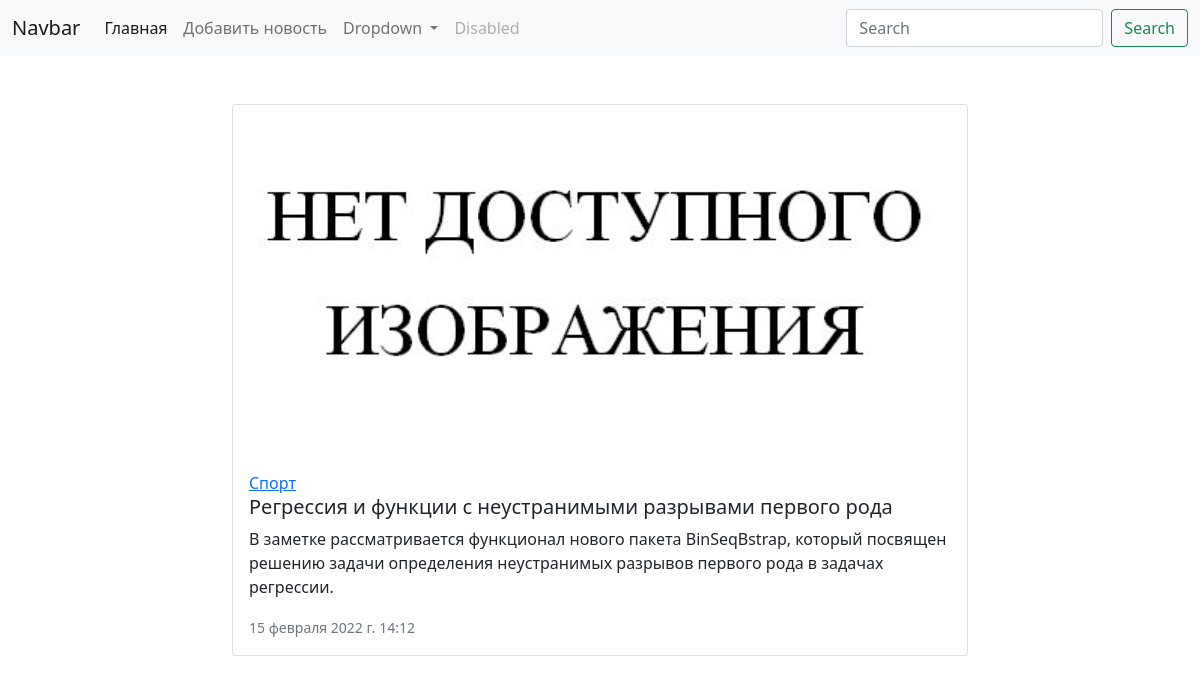
The app's page /detail_news/2 with its own data.
### news/models.py (models this page shows, shortened)
class News(models.Model):
    caption = models.CharField(null=True,max_length=100, verbose_name="Заголовок")
    text = models.TextField(null=True)
    created_at = models.DateTimeField(null=True,auto_now_add=True, verbose_name="Дата создания")
    updated_at = models.DateTimeField(auto_now=True, verbose_name="Обновленно")
    photo = models.ImageField(upload_to="news/%Y/%m/%d", blank=True)
    is_published = models.BooleanField(default=True, verbose_name="Опубликовано")
    category = models.ForeignKey(Category, on_delete=models.PROTECT, null=True)
    likes = models.BigIntegerField(default=0)
    views = models.BigIntegerField(default=0)
    class Meta:
        verbose_name = "Новость"
        verbose_name_plural = "Новости"
        ordering = ['id']

class Category(models.Model):
    category = models.CharField(max_length=100, db_index=True)
    def get_absolute_url(self):
        return reverse("cty_id", kwargs={'category_id': self.pk})
    def __str__(self):
        return self.category
    class Meta:
        verbose_name = "Категория"
        verbose_name_plural = "Категории"
        ordering = ['id']

### news/views.py (the view)
# urls.py: path("detail_news/<int:pk>", DetailNews.as_view(), name="one")
class DetailNews(DetailView):
    model = News
    template_name = "news/news_one.html"
    context_object_name = "news"

### news/templates/news/news_one.html (shortened to what this page needs)
{%extends "news/news_base.html"%}
{%block news%}
<div class="card mb-3">
    {% if news.photo%}
    <img src="{{news.photo.url}}" class="card-img-top" style="..." alt="NOT FOUND">
    {% else %}
    <img src="/media/news/img.png" class="card-img-top" style="..." alt="NOT FOUND">
    {% endif %}
    <div class="card-body">
        <a href="{{news.category.get_absolute_url}}">{{news.category}}</a>
        <h5 class="card-title">{{news.caption}}</h5>
        <p class="card-text">{{news.text}}</p>
        <p class="card-text"><small class="text-muted">{{news.created_at}}</small></p>
    </div>
</div>
{%endblock%}

### records on screen
News: category "Спорт", caption "Регрессия и функции с неустранимыми разрывами первого рода", text "В заметке рассматривается функционал нового пакета BinSeqBstrap, который посвящен решению задачи определения неустранимых разрывов первого рода в задачах регрессии.", created_at "15 февраля 2022 г. 14:12"
